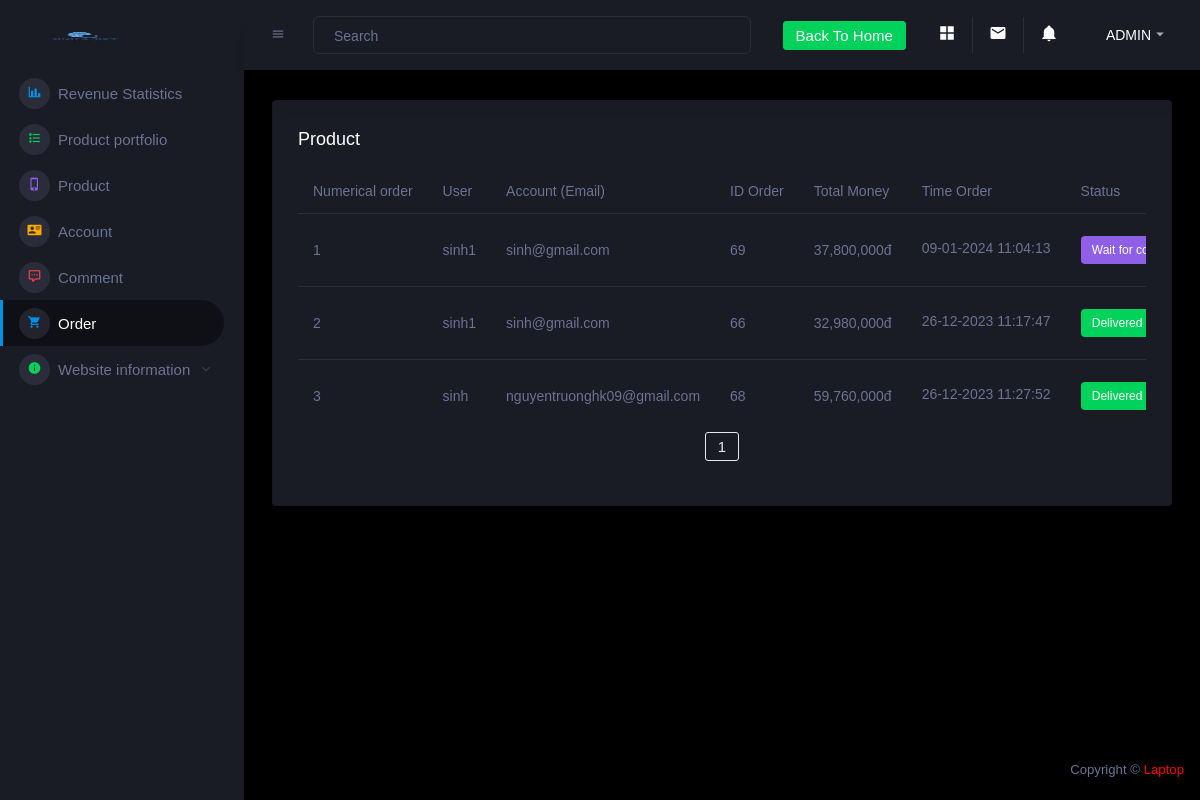
Page /Banhang/admin/cart.php (signed in) on the committed database.
### tables this page shows
CREATE TABLE `donhang` (
  `id` int(11) NOT NULL,
  `id_taikhoan` int(11) NOT NULL,
  `tongtien` int(11) NOT NULL,
  `status` int(11) NOT NULL,
  `diachi` text DEFAULT NULL,
  `thoigian` text DEFAULT NULL
);

CREATE TABLE `taikhoan` (
  `id` int(11) NOT NULL,
  `taikhoan` varchar(55) NOT NULL,
  `matkhau` varchar(50) NOT NULL,
  `hoten` varchar(100) NOT NULL,
  `anh` text NOT NULL,
  `sdt` text NOT NULL,
  `diachi` varchar(255) NOT NULL,
  `phanquyen` int(11) NOT NULL DEFAULT 0,
  `status` int(11) NOT NULL DEFAULT 0
);

### Banhang/connect.php (called while the page is built, shortened)
<?php
function selectAll($sql)
{
    $result = $GLOBALS['conn']->query($sql);
    return $result;
}
function rowCount($sql){
    $result =  $GLOBALS['conn']->query($sql);
    return $result->rowCount();
}
?>

### Banhang/admin/cart.php (the view, shortened to what this page needs)
<?php
    include 'header.php';
    if (isset($_COOKIE["user"])) {
        $user = $_COOKIE["user"];
        foreach (selectAll("SELECT * FROM taikhoan WHERE taikhoan='$user'") as $row) {
            $permission = $row['phanquyen'];
        }
        if ($permission==1) {
            ?>
            <div class="main-panel">
                <div class="content-wrapper">
                    <div class="row ">
                        <div class="col-12 grid-margin">
                            <div class="card">
                                <div class="card-body">
                                <h4 class="card-title addfont"> Product </h4>
                                <div class="table-responsive">
                                    <table class="table">
                                        <thead>
                                            <tr>
                                                <th class="addfont" style="width: 10px">Numerical order</th>
                                                <th class="addfont">User</th>
                                                <th class="addfont">Account (Email)</th>
                                                <th class="addfont">ID Order</th>
                                                <th class="addfont">Total Money</th>
                                                <th class="addfont">Time Order</th>
                                                <th class="addfont">Status</th>
                                            </tr>
                                        </thead>
                                        <tbody>
                                        <?php
                                        $stt=1;
                                        $item_per_page = !empty($_GET['per_page'])?$_GET['per_page']:8;
                                        $current_page = !empty($_GET['page'])?$_GET['page']:1;
                                        $offset = ($current_page - 1) * $item_per_page;
                                        $numrow = rowCount("SELECT * FROM donhang");
                                        $totalpage = ceil($numrow / $item_per_page);
                                        foreach (selectAll("SELECT * FROM donhang WHERE status= 1 OR status= 2 OR status= 3 OR status= 4 ORDER BY status ASC LIMIT $item_per_page OFFSET $offset") as $row) {
                                        ?>
                                            <tr class="addfont">
                                                <td><?= $stt++ ?></td>
                                                <td>
                                                  <?php
                                                    foreach (selectAll("SELECT * FROM taikhoan WHERE id={$row['id_taikhoan']}" ) as $rows) {
                                                  ?>
                                                <span><?= $rows['hoten'] ?></span>
                                                </td>
                                                <td>
                                                  <span><?= $rows['taikhoan'] ?></span>
                                                </td>
                                                <?php } ?>
                                                <td>
                                                  <?= ($row['id']) ?>
                                                </td>
                                                <td><?= number_format($row['tongtien']) ?>đ</td>
                                                <td>
                                                  <p class="addfont" style="white-space: nowrap;overflow: hidden;text-overflow: ellipsis;max-width: 200px; padding-top: 12px;"><?= ($row['thoigian']) ?></p>
                                                </td>
                                                <td>
                                                  <?php
                                                    $status = $row['status'];
                                                    if ($status==1) {
                                                      ?>
                                                      <span class="badge badge-info">Wait for confirmation</span>
                                                  <?php
                                                    }else if($status==2){
                                                      ?>
                                                      <span class="badge badge-warning">Delivering</span>
                                                  <?php
                                                    }else if($status==3){
                                                      ?>
                                                      <span class="badge badge-success">Delivered</span>
                                                  <?php
                                                    }else{
                                                      ?>
                                                      <span class="badge badge-danger">Cancelled</span>
                                                  <?php
                                                    }
                                                  ?>
                                                </td>
                                            </tr>
                                        <?php
                                            }
                                        ?>
                                        </tbody>
                                    </table>
                                    <div class="col-lg-12">
                                      <div class="pageination">
                                          <nav aria-label="Page navigation example">
                                              <ul class="pagination justify-content-center">
                                                  <?php for($num = 1; $num <=$totalpage;$num++) { ?>
                                                      <?php
                                                          if ($num != $current_page){
                                                      ?>
                                                          <?php if ($num > $current_page-3 && $num < $current_page+3){ ?>
                                                          <li class="page-item"><a class="btn btn-outline-secondary" href="?per_page=<?=$item_per_page?>&page=<?=$num?>"><?=$num?></a></li>
                                                          <?php } ?>
                                                      <?php
                                                      }
                                                      else{
                                                      ?>
                                                          <strong class="page-item"><a class="btn btn-outline-secondary"><?=$num?></a></strong>
                                                      <?php
                                                      }
                                                  }
                                                  ?>
                                          </nav>
                                      </div>
                                  </div>
                                </div>
                                </div>
                            </div>
                        </div>
                    </div>
                </div>
            <?php
        }
    }
 include 'footer.php';
 ?>

### Banhang/admin/header.php (shortened to what this page needs)
<?php
    include '../connect.php';
    if (isset($_COOKIE["user"])) {
        $user = $_COOKIE["user"];
        foreach (selectAll("SELECT * FROM taikhoan WHERE taikhoan='$user'") as $row) {
            $permission = $row['phanquyen'];
        }
        if ($permission==1) {
?>
<!DOCTYPE html>
<html lang="en">
  <head>
    <link rel="stylesheet" href="assets/vendors/mdi/css/materialdesignicons.min.css">
    <link rel="stylesheet" href="assets/vendors/css/vendor.bundle.base.css">
    <link rel="stylesheet" href="assets/vendors/jvectormap/jquery-jvectormap.css">
    <link rel="stylesheet" href="assets/vendors/flag-icon-css/css/flag-icon.min.css">
    <link rel="stylesheet" href="assets/vendors/owl-carousel-2/owl.carousel.min.css">
    <link rel="stylesheet" href="assets/vendors/owl-carousel-2/owl.theme.default.min.css">
    <link rel="stylesheet" href="assets/css/style.css">
  </head>
  <body>
    <div class="container-scroller">
      <nav class="sidebar sidebar-offcanvas" id="sidebar">
        <div class="sidebar-brand-wrapper d-none d-lg-flex align-items-center justify-content-center fixed-top">
          <a class="sidebar-brand brand-logo" href="index.php"><img src="assets/images/logo.png" alt="logo" /></a>
        </div>
        <ul class="nav ">
          <li class="nav-item menu-items ">
            <a class="nav-link" href="index.php">
              <span class="menu-icon">
                <i class="mdi mdi-chart-bar"></i>
              </span>
              <span class="menu-title addfont">Revenue Statistics</span>
            </a>
          </li>
          <li class="nav-item menu-items">
            <a class="nav-link" href="category.php">
              <span class="menu-icon">
                <i class="mdi mdi-format-list-bulleted-type"></i>
              </span>
              <span class="menu-title addfont">Product portfolio</span>
            </a>
          </li>
          <li class="nav-item menu-items">
            <a class="nav-link" href="product.php">
              <span class="menu-icon">
                <i class="mdi mdi-cellphone-iphone"></i>
              </span>
              <span class="menu-title addfont">Product</span>
            </a>
          </li>
          <li class="nav-item menu-items">
            <a class="nav-link" href="account.php">
              <span class="menu-icon">
                <i class="mdi mdi-account-card-details"></i>
              </span>
              <span class="menu-title addfont">Account</span>
            </a>
          </li>
          <li class="nav-item menu-items">
            <a class="nav-link" href="comment.php">
              <span class="menu-icon">
                <i class="mdi mdi-comment-processing-outline"></i>
              </span>
              <span class="menu-title addfont">Comment</span>
            </a>
          </li>
          <li class="nav-item menu-items">
            <a class="nav-link" href="cart.php?action">
              <span class="menu-icon">
                <i class="mdi mdi-cart"></i>
              </span>
              <span class="menu-title addfont">Order</span>
            </a>
          </li>
          <li class="nav-item menu-items">
            <a class="nav-link" data-toggle="collapse" href="#ui-basic" aria-expanded="false" aria-controls="ui-basic">
              <span class="menu-icon">
                <i class="mdi mdi-information"></i>
              </span>
              <span class="menu-title addfont">Website information</span>
              <i class="menu-arrow"></i>
            </a>
          </li>
        </ul>
      </nav>
      <div class="container-fluid page-body-wrapper">
        <nav class="navbar p-0 fixed-top d-flex flex-row">
          <div class="navbar-menu-wrapper flex-grow d-flex align-items-stretch">
            <button class="navbar-toggler navbar-toggler align-self-center" type="button" data-toggle="minimize">
              <span class="mdi mdi-menu"></span>
            </button>
            <ul class="navbar-nav w-100">
              <li class="nav-item w-100">
                <form class="nav-link mt-2 mt-md-0 d-none d-lg-flex search">
                  <input type="text" class="form-control addfont text-light" name="filter" onkeyup="myFunction()" id="txtFind" style="width: 100%;" placeholder="Search">
                </form>
              </li>
            </ul>
            <ul class="navbar-nav navbar-nav-right">
              <li class="nav-item dropdown d-none d-lg-block">
                <a class="nav-link btn btn-success create-new-button addfont" href="../index.php">Back To Home</a>
              </li>
              <li class="nav-item nav-settings d-none d-lg-block">
                <a class="nav-link" href="#">
                  <i class="mdi mdi-view-grid"></i>
                </a>
              </li>
              <li class="nav-item dropdown border-left">
                <a class="nav-link count-indicator dropdown-toggle" id="messageDropdown" href="#" data-toggle="dropdown" aria-expanded="false">
                  <i class="mdi mdi-email"></i>
                </a>
              </li>
              <li class="nav-item dropdown border-left">
                <a class="nav-link count-indicator dropdown-toggle" id="notificationDropdown" href="#" data-toggle="dropdown">
                  <i class="mdi mdi-bell"></i>
                </a>
              </li>
              <li class="nav-item dropdown">
                <a class="nav-link" id="profileDropdown" href="#" data-toggle="dropdown">
                  <div class="navbar-profile">
                    <p class="mb-0 d-none d-sm-block navbar-profile-name addfont">ADMIN</p>
                    <i class="mdi mdi-menu-down d-none d-sm-block"></i>
                  </div>
                </a>
              </li>
            </ul>
          </div>
        </nav>
    <?php
        }else{
            include '404.php';
        }
    }else{
        include '404.php';
    }
?>

### Banhang/admin/footer.php (shortened to what this page needs)
<footer class="footer">
            <div class="d-sm-flex justify-content-center justify-content-sm-between">
              <span class="text-muted d-block text-center text-sm-left d-sm-inline-block">Copyright © <a href="https://www.facebook.com/tiendatnưguyeenit" style="color:red;">Laptop</a></span>
            </div>
          </footer>
        </div>
      </div>
    </div>
  </body>
</html>

### Banhang/admin/header.php (style rules this page uses)
.addfont { font-family: 'Arial'; }

### rows in the picture
donhang: id "69", tongtien "37,800,000", thoigian "09-01-2024 11:04:13", status "Wait for…"
taikhoan: hoten "sinh1", taikhoan "sinh@gmail.com"
donhang: id "66", tongtien "32,980,000", thoigian "26-12-2023 11:17:47", status "Delivered"
donhang: id "68", tongtien "59,760,000", thoigian "26-12-2023 11:27:52", status "Delivered"
taikhoan: hoten "sinh", taikhoan "nguyentruonghk09@gmail.com"
